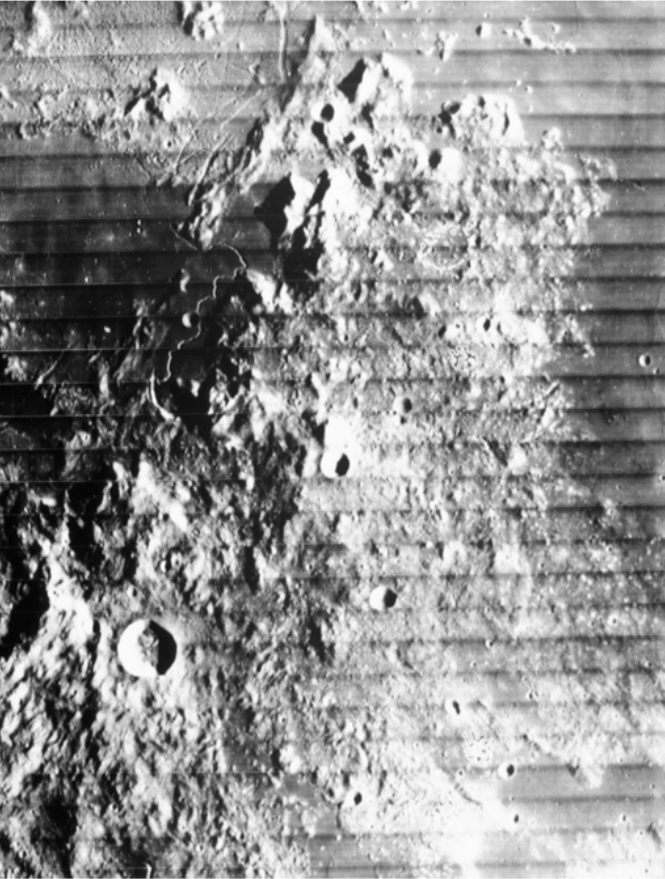
%> input picture Lab13/lunar.bmp, 665 x 879 px
$ octave zadanie3.m   (GNU Octave 9; MATLAB toolbox functions it lacks are replaced by stand-ins)
%> lines starting %> are read from the running program, lines starting %| are printed output that depends on the picture
% Mikołaj Ogarek

%przygotowanie
clear;
clc;
close all;

%wczytanie
image = imread('lunar.bmp');
%> image is the input picture: size 879x665 uint8; min 0, max 255, mean 146.3

%wyświetl
fourier = fft2(image);
shifted = fftshift(fourier);
amplitude = log10(abs(shifted)+1);
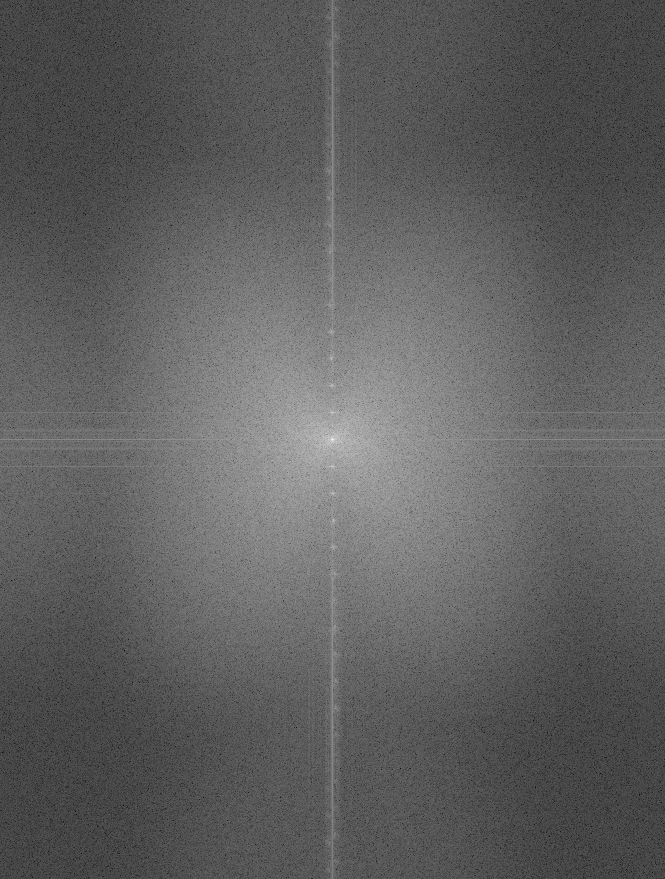
%> amplitude: size 879x665 double; min 0.382, max 7.93, mean 3.21; drawn with min black and max white

phase = angle(shifted.*(amplitude>0.0001));
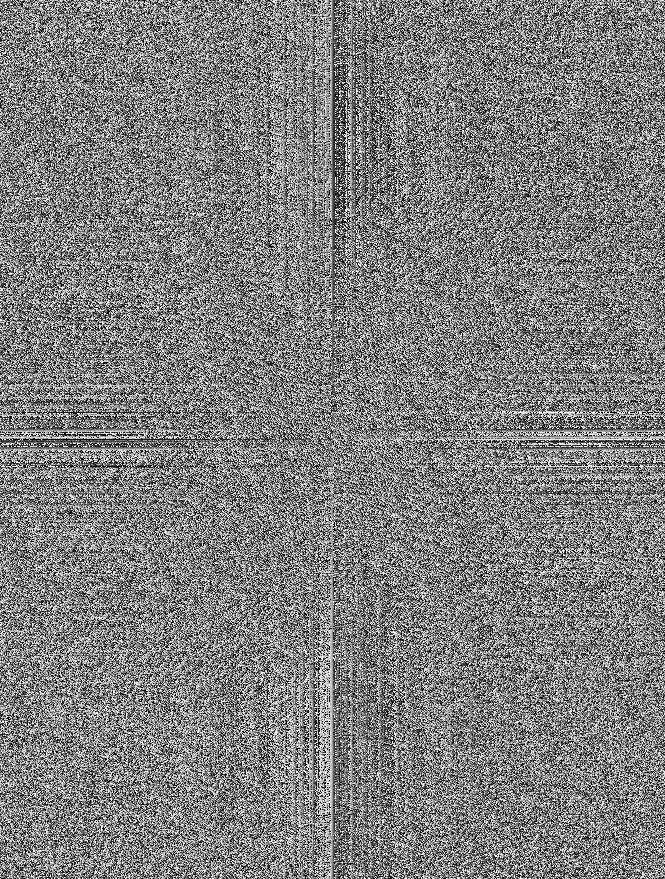
%> phase: size 879x665 double; min -3.14, max 3.14, mean -1.46e-18; drawn with min black and max white

figure;
subplot(1,3,1);
imshow(image);
title('original');
subplot(1,3,2);
imshow(amplitude, []);
title('A');
subplot(1,3,3)
imshow(phase, []);
title('phase');

%korekcja
th = 10;
shifted(amplitude >= th) = 0;

%odwracanie
unshifted = ifftshift(shifted);
unfourier = ifft2(unshifted);

figure;
subplot(1,2,1);
imshow(image);
title('original');
subplot(1,2,2);
imshow(uint8(unfourier));
title('undone');
